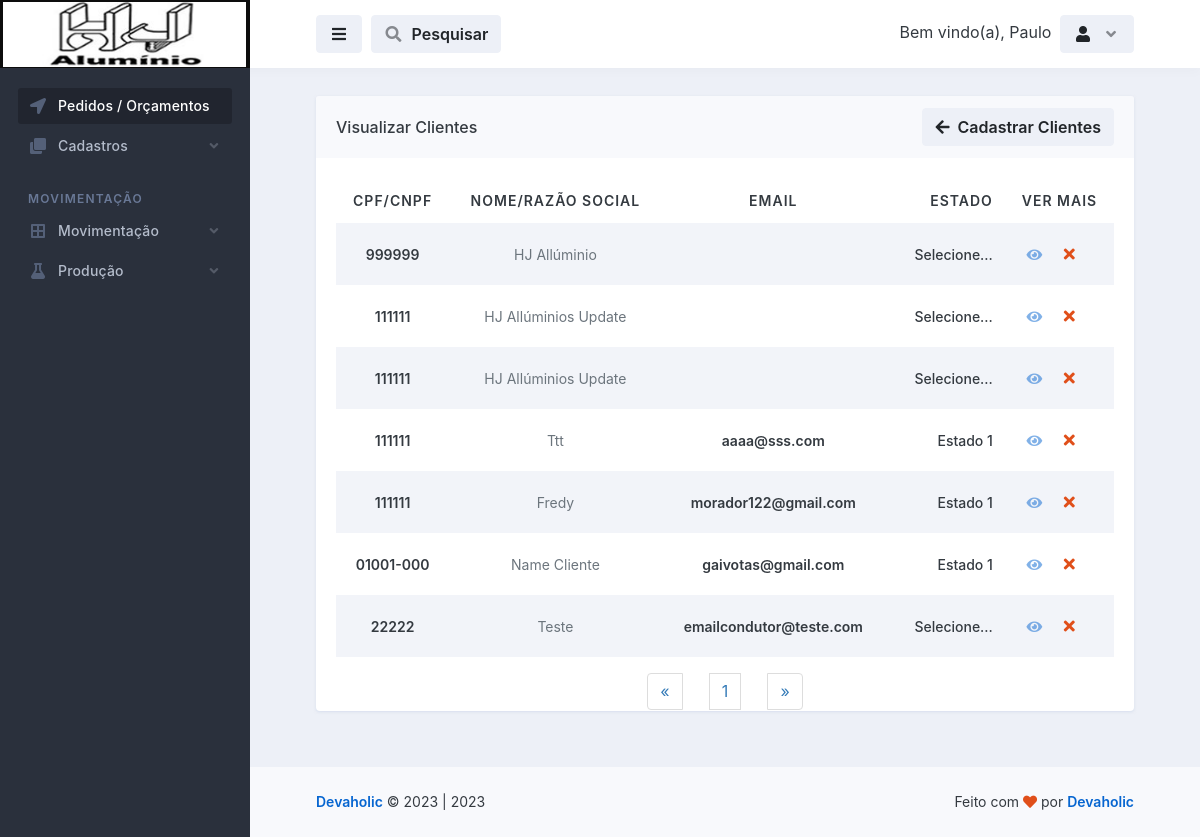
Before: /cadastros/visualizar_clientes.php (signed in) with the older database file.
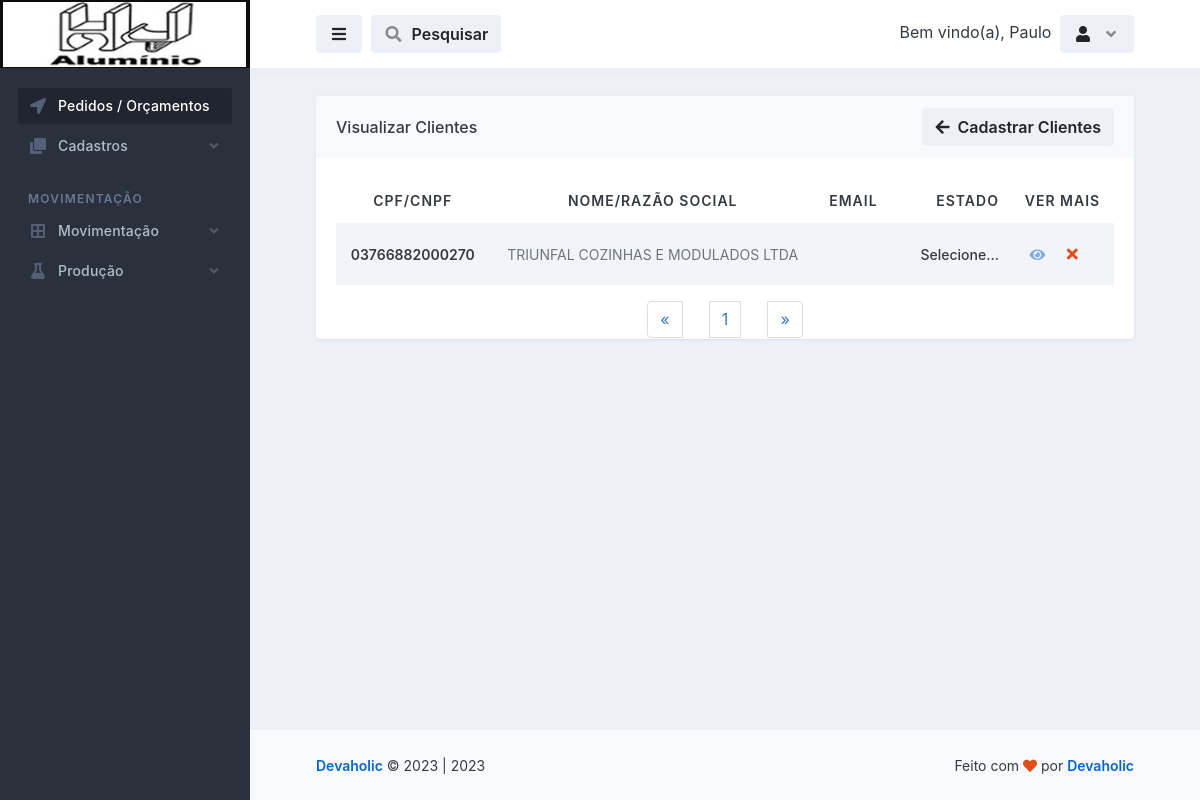
After: the same page with the newer database file.
### tables this page shows
CREATE TABLE `logado` (
  `id` int(11) NOT NULL,
  `nome` varchar(50) NOT NULL,
  `email` varchar(100) NOT NULL,
  `senha` varchar(50) NOT NULL,
  `parceiro_colaborador` varchar(100) NOT NULL,
  `cpf` int(100) NOT NULL,
  `rg` int(20) NOT NULL,
  `cep` int(20) NOT NULL,
  `endereco` varchar(100) NOT NULL,
  `telefone` varchar(50) NOT NULL,
  `complemento` varchar(100) NOT NULL,
  `bairro` varchar(100) NOT NULL,
  `cidade` varchar(100) NOT NULL,
  `uf` varchar(20) NOT NULL,
  `nascimento` varchar(100) NOT NULL,
  `nivel` varchar(20) NOT NULL
);

CREATE TABLE `clientes` (
  `id` int(11) NOT NULL,
  `cpf_cnpj` varchar(50) NOT NULL,
  `nome_razao_socil` varchar(50) NOT NULL,
  `contato` varchar(20) NOT NULL,
  `telefone` varchar(20) NOT NULL,
  `celular` varchar(20) NOT NULL,
  `email` varchar(50) NOT NULL,
  `senha` varchar(20) NOT NULL,
  `cep` varchar(20) NOT NULL,
  `rua` varchar(100) NOT NULL,
  `numero` varchar(20) NOT NULL,
  `complemento` varchar(100) NOT NULL,
  `bairro` varchar(100) NOT NULL,
  `cidade` varchar(100) NOT NULL,
  `estado` varchar(100) NOT NULL
);

### database.php (called while the page is built, shortened)
<?php
    class database
    {
        public $server = 'localhost';
        public $user = 'root';
        public $pass = '';
        public $bdn = 'maxportas';
        public function __construct()
        {
            try{
            $this->conn = new PDO('mysql:host='.$this->server.'; dbname='.$this->bdn, $this->user, $this->pass);
            } catch(PDOException $e){
                echo "Error $e";
            }
        }
    }
?>

### controllers/controllers_clientes.php (called while the page is built, shortened)
<?php
    include "../database.php";
class controllers_clientes extends database
{
    public function selecionar_clientes()
    {
        $selecionar_clientes = $this->conn->prepare("SELECT * FROM clientes ORDER BY id DESC");
        $selecionar_clientes->execute();
        $result_clientes = $selecionar_clientes->fetchAll(PDO::FETCH_ASSOC);
        return $result_clientes;
    }
}
?>

### cadastros/visualizar_clientes.php (the view, shortened to what this page needs)
<?php
require_once "../config.php";
$conn = mysqli_connect($DBHOST, $DBUSER, $DBPASS, $DBNAME);
$pagina = (isset($_GET['pagina']))? $_GET['pagina'] : 1;
$result_clientes = "SELECT * FROM clientes";
$resultado_clientes = mysqli_query($conn, $result_clientes);
$total_clientes = mysqli_num_rows($resultado_clientes);
$quantidade_pg = 10;
$num_pagina = ceil($total_clientes/$quantidade_pg);
$incio = ($quantidade_pg*$pagina)-$quantidade_pg;
$result_clientes = "SELECT * FROM clientes limit $incio, $quantidade_pg";
$resultado_clientes = mysqli_query($conn, $result_clientes);
?>
<!doctype html>
<html lang="en">
  <head>
    <link rel="stylesheet" id="css-main" href="../assets/css/dashmix.min.css">
    <link rel="stylesheet" href="../assets/css/pagination.css">
  </head>
  <body>
    <div id="page-container" class="sidebar-o sidebar-dark enable-page-overlay side-scroll page-header-fixed main-content-narrow">
    <?php require_once "../template/sidebar.php" ?>
<header id="page-header">
    <div class="content-header">
    <div class="space-x-1">
        <button type="button" class="btn btn-alt-secondary" data-toggle="layout" data-action="sidebar_toggle">
        <i class="fa fa-fw fa-bars"></i>
        </button>
            <button type="button" class="btn btn-alt-secondary" data-toggle="layout" data-action="header_search_on">
              <i class="fa fa-fw opacity-50 fa-search"></i> <span class="ms-1 d-none d-sm-inline-block">Pesquisar</span>
            </button>
    </div>
    <?php require_once "../template/btn_logout.php"; ?>
    </div>
</header>
      <main id="main-container">
        <div class="content content-full content-boxed">
          <div class="row">
            <div class="col-md-12">
              <div class="block block-rounded block-mode-loading-refresh">
                <div class="block-header block-header-default">
                  <h3 class="block-title">
                    Visualizar Clientes
                  </h3>
                  <a class="btn btn-alt-secondary" href="clientes.php">
                    <i class="fa fa-arrow-left me-1"></i> Cadastrar Clientes
                  </a>
                </div>
                <div class="block-content">
                  <table class="table table-striped table-hover table-borderless table-vcenter fs-sm">
                  <?php
                    require_once "../controllers/controllers_clientes.php";
                    $selecionar_clientes = new controllers_clientes();
                    $resul_clientes = $selecionar_clientes->selecionar_clientes();
                    if(count($resul_clientes) > 0)
                    { ?>
                    <thead style="text-align: center;">
                      <tr class="text-uppercase">
                        <th>CPF/CNPF</th>
                        <th class="d-none d-xl-table-cell">Nome/Razão Social</th>
                        <th>Email</th>
                        <th class="d-none d-sm-table-cell text-end" style="width: 120px;">Estado</th>
                        <th>Ver Mais</th>
                      </tr>
                    </thead>
                    <?php } ?>
                    <tbody style="text-align: center;">
                        <?php
                            require_once "../controllers/controllers_clientes.php";
                            $selecionar_clientes = new controllers_clientes();
                            $resul_clientes = $selecionar_clientes->selecionar_clientes();
                            if(count($resul_clientes) > 0)
                            {
                              while($row_clientes = mysqli_fetch_assoc($resultado_clientes)){ ?>
                              <tr>
                                  <td>
                                      <span class="fw-semibold"><?php echo $row_clientes['cpf_cnpj']; ?></span>
                                  </td>
                                  <td class="d-none d-xl-table-cell">
                                      <span class="fs-sm text-muted"><?php echo $row_clientes['nome_razao_socil']; ?></span>
                                  </td>
                                  <td>
                                      <span class="fw-semibold"><?php echo $row_clientes['email']; ?></span>
                                  </td>
                                  <td class="d-none d-sm-table-cell text-end fw-medium">
                                  <?php echo $row_clientes['estado']; ?>
                                  </td>
                                  <td class="text-center text-nowrap fw-medium" style="display: flex; justify-content: center; align-items: center;">
                                      <a href="vermais_clientes.php?view_clientes=<?php $idCriptografado = base64_encode($row_clientes['id']); echo $idCriptografado; ?>">
                                          <i class="fa fa-eye me-1 opacity-50"></i>
                                      </a>
                                      <?php
                                       echo "<button class='btn' onclick='abrirModal(".$row_clientes['id'].")'><i class='fa fa-fw fa-times text-danger'></i></button>";
                                      ?>
                                  </td>
                              </tr>
                        <?php } } else{ echo "<h1>Nenhum registo encontrado!</h1>"; } ?>
                    </tbody>
                  </table>
                  <?php
                    $pagina_anterior = $pagina - 1;
                    $pagina_posterior = $pagina + 1;
                  ?>
                <nav class="text-center">
                  <ul class="pagination" style="display: flex; align-items: center; justify-content: space-between; width: 20%; margin: auto;">
                    <li>
                      <?php
                      if($pagina_anterior != 0){ ?>
                        <a href="visualizar_clientes.php?pagina=<?php echo $pagina_anterior; ?>" aria-label="Previous">
                          <span aria-hidden="true">&laquo;</span>
                        </a>
                      <?php }else{ ?>
                        <span aria-hidden="true">&laquo;</span>
                      <?php }  ?>
                    </li>
                    <?php
                    for($i = 1; $i < $num_pagina + 1; $i++){ ?>
                      <li><a href="visualizar_clientes.php?pagina=<?php echo $i; ?>"><?php echo $i; ?></a>
                      </li>
                    <?php } ?>
                    <li>
                      <?php
                      if($pagina_posterior <= $num_pagina){ ?>
                        <a href="visualizar_clientes.php?pagina=<?php echo $pagina_posterior; ?>" aria-label="Previous">
                          <span aria-hidden="true">&raquo;</span>
                        </a>
                      <?php }else{ ?>
                        <span aria-hidden="true">&raquo;</span>
                      <?php }  ?>
                    </li>
                  </ul>
                </nav>
                </div>
                </div>
              </div>
        </div>
      </main>
      <?php require_once "../template/footer.php"; ?>
    </div>
  </body>
</html>

### template/sidebar.php (shortened to what this page needs)
<nav id="sidebar" aria-label="Main Navigation">
    <div style="background-color: black;">
        <div class="content-header bg-white-5">
        <a class="fw-semibold text-white tracking-wide" href="../dashboard/dashboard.php">
            <span class="smini-hidden">
            <img style="margin-left: -15px; height: 65px; width: 132%;" src="../assets/img/logoHJ-Aluminio-Sidebarr.jpg" alt="logoHJ-Alumínio">
            </span>
        </a>
        </div>
    </div>
    <div class="js-sidebar-scroll">
        <div class="content-side">
        <ul class="nav-main">
            <li class="nav-main-item">
            <a class="nav-main-link active" href="../dashboard/dashboard.php">
                <i class="nav-main-link-icon fa fa-location-arrow"></i>
                <span class="nav-main-link-name">Pedidos / Orçamentos</span>
            </a>
            </li>
            <li class="nav-main-item">
            <a class="nav-main-link nav-main-link-submenu" data-toggle="submenu" aria-haspopup="true" aria-expanded="false" href="#">
                <i class="nav-main-link-icon fa fa-clone"></i>
                <span class="nav-main-link-name">Cadastros</span>
            </a>
            </li>
            <li class="nav-main-heading">Movimentação</li>
            <li class="nav-main-item">
            <a class="nav-main-link nav-main-link-submenu" data-toggle="submenu" aria-haspopup="true" aria-expanded="false" href="#">
                <i class="nav-main-link-icon fa fa-border-all"></i>
                <span class="nav-main-link-name">Movimentação</span>
            </a>
            </li>
            <li class="nav-main-item">
                <a href="#" class="nav-main-link nav-main-link-submenu" data-toggle="submenu" aria-haspopup="true"  aria-expanded="false">
                    <i class="nav-main-link-icon fa fa-flask"></i>
                    <span class="nav-main-link-name">Produção</span>
                </a>
            </li>
        </ul>
        </div>
    </div>
</nav>

### template/btn_logout.php (shortened to what this page needs)
<?php
    include "../conexao-bd.php";
    $email = $_SESSION['email'];
    $selecinarUserLogado = $conn->prepare("SELECT * FROM logado WHERE email = :email");
    $selecinarUserLogado->bindValue(':email', $email);
    $selecinarUserLogado->execute();
    $row = $selecinarUserLogado->fetch(PDO::FETCH_ASSOC);
?>
<div class="space-x-1">
    <div class="dropdown d-inline-block">
        <span class="d-sm-inline-block">Bem vindo(a), <?php echo $row['nome']; ?></span>
    </div>
    <div class="dropdown d-inline-block">
    <button type="button" class="btn btn-alt-secondary" id="page-header-user-dropdown" data-bs-toggle="dropdown" aria-haspopup="true" aria-expanded="false">
        <i class="fa fa-fw fa-user"></i>
        <i class="fa fa-fw fa-angle-down opacity-50 ms-1 d-none d-sm-inline-block"></i>
    </button>
    </div>
</div>

### template/footer.php (shortened to what this page needs)
<footer id="page-footer" class="bg-body-light">
    <div class="content py-0">
        <div class="row fs-sm">
        <div class="col-sm-6 order-sm-2 mb-1 mb-sm-0 text-center text-sm-end">
            Feito com <i class="fa fa-heart text-danger"></i> por <a class="fw-semibold" href="http://devaholic.ao/" target="_blank">Devaholic</a>
        </div>
        <div class="col-sm-6 order-sm-1 text-center text-sm-start">
            <a class="fw-semibold" href="https://devaholic.ao" target="_blank">Devaholic</a> &copy; <span>2023 | <?php echo Date('Y'); ?></span>
        </div>
        </div>
    </div>
</footer>

### assets/css/pagination.css (style rules this page uses)
.pagination { display:inline-block;padding-left:0;margin:20px 0;border-radius:4px }
.pagination>li { display:inline }
.pagination>li>a,.pagination>li>span { position:relative;float:left;padding:6px 12px;margin-left:-1px;line-height:1.42857143;color:#337ab7;text-decoration:none;background-color:#fff;border:1px solid #ddd }
.pagination>li:first-child>a,.pagination>li:first-child>span { margin-left:0;border-top-left-radius:4px;border-bottom-left-radius:4px }
.pagination>li:last-child>a,.pagination>li:last-child>span { border-top-right-radius:4px;border-bottom-right-radius:4px }

Changed rows visible on the page:
removed clientes: cpf_cnpj "999999", nome_razao_socil "HJ Allúminio", estado "Selecione..."
removed clientes: cpf_cnpj "111111", nome_razao_socil "HJ Allúminios Update", estado "Selecione..."
removed clientes: cpf_cnpj "111111", nome_razao_socil "HJ Allúminios Update", estado "Selecione..."
removed clientes: cpf_cnpj "111111", nome_razao_socil "Ttt", email "aaaa@sss.com", estado "Estado 1"
removed clientes: cpf_cnpj "111111", nome_razao_socil "Fredy", email "morador122@gmail.com", estado "Estado 1"
removed clientes: cpf_cnpj "01001-000", nome_razao_socil "Name Cliente", email "gaivotas@gmail.com", estado "Estado 1"
removed clientes: cpf_cnpj "22222", nome_razao_socil "Teste", email "emailcondutor@teste.com", estado "Selecione..."
added clientes: cpf_cnpj "03766882000270", nome_razao_socil "TRIUNFAL COZINHAS E MODULADOS LTDA", estado "Selecione..."
